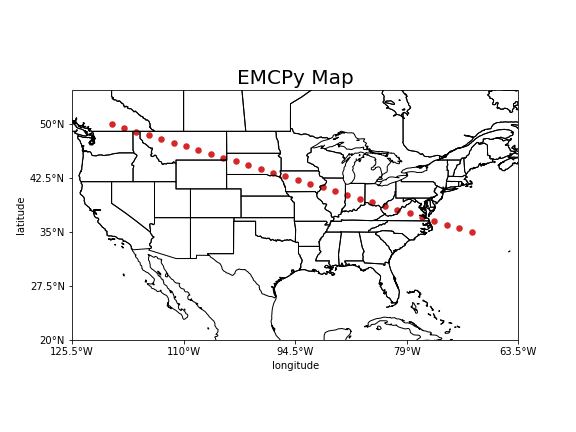

The Python source for this figure:
import numpy as np
import matplotlib.pyplot as plt
from emcpy.plots import CreatePlot, CreateFigure
from emcpy.plots.map_tools import Domain, MapProjection
from emcpy.plots.map_plots import MapScatter

lats = np.linspace(35, 50, 30)
lons = np.linspace(-70, -120, 30)

# Create scatter plot on CONUS domian
scatter = MapScatter(lats, lons)
# change colormap and markersize
scatter.color = 'tab:red'
scatter.markersize = 25

# Create plot object and add features
plot1 = CreatePlot()
plot1.plot_layers = [scatter]
plot1.projection = 'plcarr'
plot1.domain = 'conus'
plot1.add_map_features(['coastline', 'states'])
plot1.add_xlabel(xlabel='longitude')
plot1.add_ylabel(ylabel='latitude')
plot1.add_title(label='EMCPy Map', loc='center',
                fontsize=20)

fig = CreateFigure()
fig.plot_list = [plot1]
fig.create_figure()
fig.save_figure('map_scatter_2D.png')
